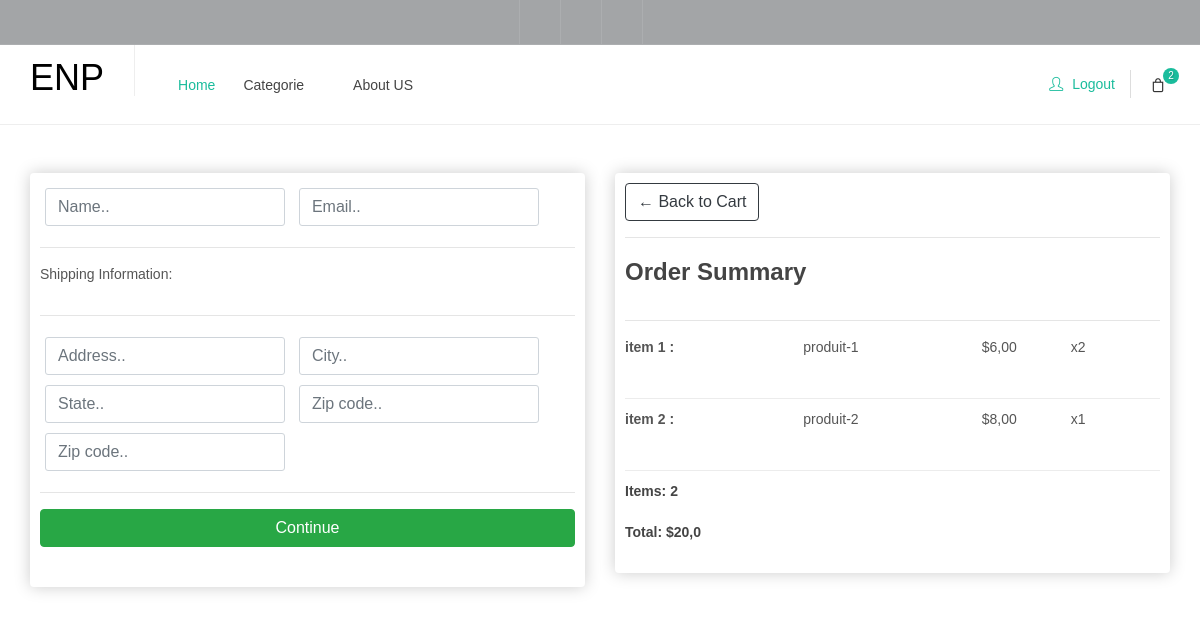
Page /checkout/ (signed in) on the committed database.
### users/models.py (models this page shows)
class Managers(AbstractUser):
    pass

### app/models.py (models this page shows, shortened)
class Cart(models.Model):
    user = models.OneToOneField(AUTH_USER_MODEL, on_delete=models.CASCADE)
    orders = models.ManyToManyField(Order)

class Order(models.Model):
    user = models.ForeignKey(AUTH_USER_MODEL, on_delete=models.CASCADE)
    product = models.ForeignKey(Product, on_delete=models.CASCADE)
    quantity = models.IntegerField(default=1)
    ordered = models.BooleanField(default=False)
    ordered_date = models.DateTimeField(blank=True, null=True)
    @property
    def get_cart_cost(self):
        total = self.product.price * self.quantity
        return total

class Product(models.Model):
    name = models.CharField(max_length=128)
    price = models.FloatField(default=0.0)
    stock = models.IntegerField(default=0)
    description = models.TextField(blank=True)
    slug = models.SlugField(max_length=128)
    image = models.ImageField(upload_to='images')

### app/views.py (the view)
# urls.py: path('checkout/', checkout, name='checkout'),
def checkout(request):
    if request.user.is_authenticated:
        cart_user, _ = Cart.objects.get_or_create(user=request.user)
        orders = cart_user.orders.all()
        total = 0
        for i in orders:
            total += i.get_cart_cost
        context = {'orders': orders, 'total': total}
        return render(request, 'app/checkout.html', context)
    else:
        return render(request, 'app/checkout.html')

### templates/app/checkout.html (shortened to what this page needs)
{% extends '_base.html' %}
{% load static %}
{% block content %}
     <div class="container">
		 <div class="row mt-5">
		<div class="col-lg-6">
			<div class="box-element" id="form-wrap">
				<form id="form">
					<div id="user-info">
						<div class="form-field">
							<input required class="form-control" type="text" name="name" placeholder="Name..">
						</div>
						<div class="form-field">
							<input required class="form-control" type="email" name="email" placeholder="Email..">
						</div>
					</div>
					<div id="shipping-info">
						<hr>
						<p>Shipping Information:</p>
						<hr>
						<div class="form-field">
							<input class="form-control" type="text" name="address" placeholder="Address..">
						</div>
						<div class="form-field">
							<input class="form-control" type="text" name="city" placeholder="City..">
						</div>
						<div class="form-field">
							<input class="form-control" type="text" name="state" placeholder="State..">
						</div>
						<div class="form-field">
							<input class="form-control" type="text" name="zipcode" placeholder="Zip code..">
						</div>
						<div class="form-field">
							<input class="form-control" type="text" name="country" placeholder="Zip code..">
						</div>
					</div>
					<hr>
					<input id="form-button" class="btn btn-success btn-block" type="submit" value="Continue">
				</form>
			</div>
			<br>
		</div>
		<div class="col-lg-6">
			<div class="box-element">
				<a  class="btn btn-outline-dark" href="{% url 'cart' %}">&#x2190; Back to Cart</a>
				<hr>
				<h3>Order Summary</h3>
				<hr>
				{% for item in orders %}
				<div class="cart-row">
					<div style="flex:2">
						<strong>item {{forloop.counter}}   :</strong>
					</div>
					<div style="flex:2"><p>{{item.product.name}}</p></div>
					<div style="flex:1"><p>${{item.product.price|floatformat:2}}</p></div>
					<div style="flex:1"><p>x{{item.quantity}}</p></div>
				</div>
				{% endfor %}
				<h5>Items:   {{user.cart.orders.count}}</h5>
				<h5>Total:   ${{total}}</h5>
			</div>
		</div>
	</div>
	 </div>
{% endblock content %}

### templates/_base.html (shortened to what this page needs)
<!DOCTYPE html>
<html dir="ltr" lang="en-US">
{% load static %}
<head>
	<link rel="stylesheet" href="{% static 'css/style/bootstrap.css' %}" type="text/css" />
	<link rel="stylesheet" href="{% static 'css/style/dark.css' %}" type="text/css" />
	<link rel="stylesheet" href="{% static 'css/style/swiper.css' %}" type="text/css" />
	<link rel="stylesheet" href="{% static 'css/style/course.css' %}" type="text/css" />
    <link rel="stylesheet" href="{% static 'css/style/style.css' %}" type="text/css" />
    <link rel="stylesheet" href="{% static 'css/style/shipping.css' %}" type="text/css" />
	<link rel="stylesheet" href="{% static 'demos/shop/shop.css' %}" type="text/css" />
	<link rel="stylesheet" href="{% static 'demos/shop/css/fonts.css' %}" type="text/css" />
	<link rel="stylesheet" href="{% static 'demos/course/css/fonts.css' %}" type="text/css" />
	<link rel="stylesheet" href="{% static 'css/style/font-icons.css' %}" type="text/css" />
	<link rel="stylesheet" href="{% static 'css/style/animate.css' %}" type="text/css" />
	<link rel="stylesheet" href="{% static 'css/style/magnific-popup.css' %}" type="text/css" />
	<link rel="stylesheet" href="{% static 'css/style/responsive.css' %}" type="text/css" />
</head>
<body class="stretched">
	<div id="wrapper" class="clearfix">
		<div id="top-bar" class="dark" style="background-color: #a3a5a7;">
			<div class="container clearfix">
				<div class="row justify-content-between">
					<div class="col-lg-7 d-none d-lg-flex justify-content-end">
						<div id="top-social">
							<ul>
								<li><a href="#" class="si-facebook"><span class="ts-icon"><i class="icon-facebook"></i></span><span class="ts-text">Facebook</span></a></li>
								<li><a href="#" class="si-instagram"><span class="ts-icon"><i class="icon-instagram2"></i></span><span class="ts-text">Instagram</span></a></li>
								<li><a href="tel:+91.11.85412542" class="si-call"><span class="ts-icon"><i class="icon-call"></i></span><span class="ts-text">+91.11.85412542</span></a></li>
								<li><a href="mailto:info@canvas.com" class="si-email3"><span class="ts-icon"><i class="icon-envelope-alt"></i></span><span class="ts-text">info@canvas.com</span></a></li>
							</ul>
						</div>
					</div>
				</div>
			</div>
		</div>
		<header id="header" class="full-header clearfix">
			<div id="header-wrap">
				<div class="container clearfix">
					<div id="logo">
						<a href="{% url 'home' %}" class="standard-logo">
							ENP
						</a>
					</div>
					<nav id="primary-menu" class="style-2 with-arrows">
						<ul>
							<li class="current aut"><a href="{% url 'home' %}"><div>Home</div></a></li>
							<li><a href="#"><div>Categorie</div></a>
							</li>
							<li><a href="{% url 'about' %}"><div>About US</div></a></li>
						</ul>
						<div id="top-cart">
							{% if user.cart %}
								<a href="{% url 'cart' %}"><i class="icon-line-bag"></i><span>{{ user.cart.orders.count }}</span></a>
							{% else %}
								<a href="{% url 'cart' %}" id=""><i class="icon-line-bag"></i><span>0</span></a>
							{% endif %}
						</div>
						<div id="top-account">
							{% if user.is_authenticated %}
								<a href="{% url 'account_logout' %}"><i class="icon-line2-user mr-1 position-relative" style="top: 1px;"></i><span class="d-none d-sm-inline-block font-primary t500">Logout</span></a>
							{% else %}
								<a href="{% url 'account_login' %}"><i class="icon-line2-user mr-1 position-relative" style="top: 1px;"></i><span class="d-none d-sm-inline-block font-primary t500">Login</span></a>
							{% endif %}
						</div>
					</nav>
				</div>
			</div>
		</header>
		{% block content %}
		{% endblock content %}
	</div>
</body>
</html>

### static/css/style/dark.css (style rules this page uses)
.dark, .dark h1, .dark h2, .dark h3, .dark h4, .dark h5, .dark h6 { color: #EEE; }
.dark #top-bar, #top-bar.dark { border-bottom-color: rgba(255,255,255,0.1); background-color: #282828; }
.dark #top-social li { border-left: 1px solid rgba(255,255,255,0.1); }
.dark #top-social li a { color: #BBB; }

### static/css/style/course.css (style rules this page uses)
:root { --themecolor: #0474c4; }
.dark #top-social { border-left: 1px solid rgba(255,255,255,0.1); }
.dark #top-social li a { color: #FFF; }
#top-social li, #top-social li a, #top-social li .ts-icon, #top-social li .ts-text { font-weight: 400; }

### static/css/style/shipping.css (style rules this page uses)
.box-element { box-shadow:hsl(0, 0%, 80%) 0 0 16px; background-color: #fff; border-radius: 4px; padding: 10px; }
.form-field { width:250px; display: inline-block; padding: 5px; }
.cart-row { display: flex; align-items: flex-stretch; padding-bottom: 10px; margin-bottom: 10px; border-bottom: 1px solid #ececec; }

### static/demos/shop/shop.css (style rules this page uses)
@media (min-width: 992px) { #primary-menu ul li > a { padding: 29px 13px; text-transform: none; font-weight: 500; letter-spacing: 0; font-size: 14px; } }
@media (min-width: 992px) { #top-search, #top-cart, #side-panel-trigger, #top-account { margin-top: 30px; margin-bottom: 30px; padding: 0 5px; } }
@media (min-width: 992px) { #top-account { padding: 3px 15px; margin-top: 25px; margin-bottom: 25px; } }
@media (min-width: 992px) { #header, #header-wrap, #logo img { height: 80px; } }
@media (min-width: 992px) { #header.full-header #primary-menu > ul { border-right: 0; } }
#top-account { font-size: 14px; font-weight: 500; border-right: 1px solid #DDD; padding: 3px 15px 3px 0; }
.dark .top-links li > a, .dark #top-social li a, #top-bar.dark { color: #FFF; }

### rows in the picture
Managers: cart.orders.count "2"
Order: product.name "produit-1", product.price "6,00", quantity "2"
Order: product.name "produit-2", product.price "8,00", quantity "1"

### other values in the picture
{{ total }} "20,0"
